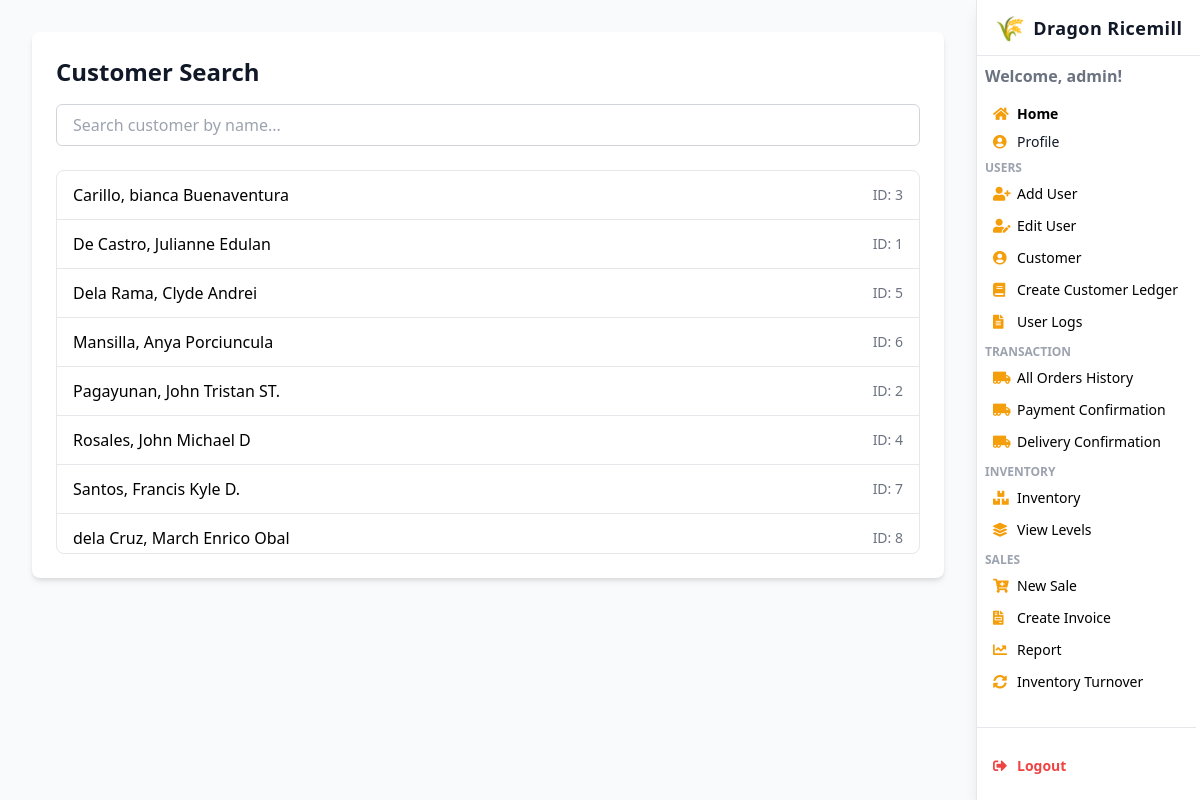
The page /my-account/ (signed in) on the database as committed earlier.
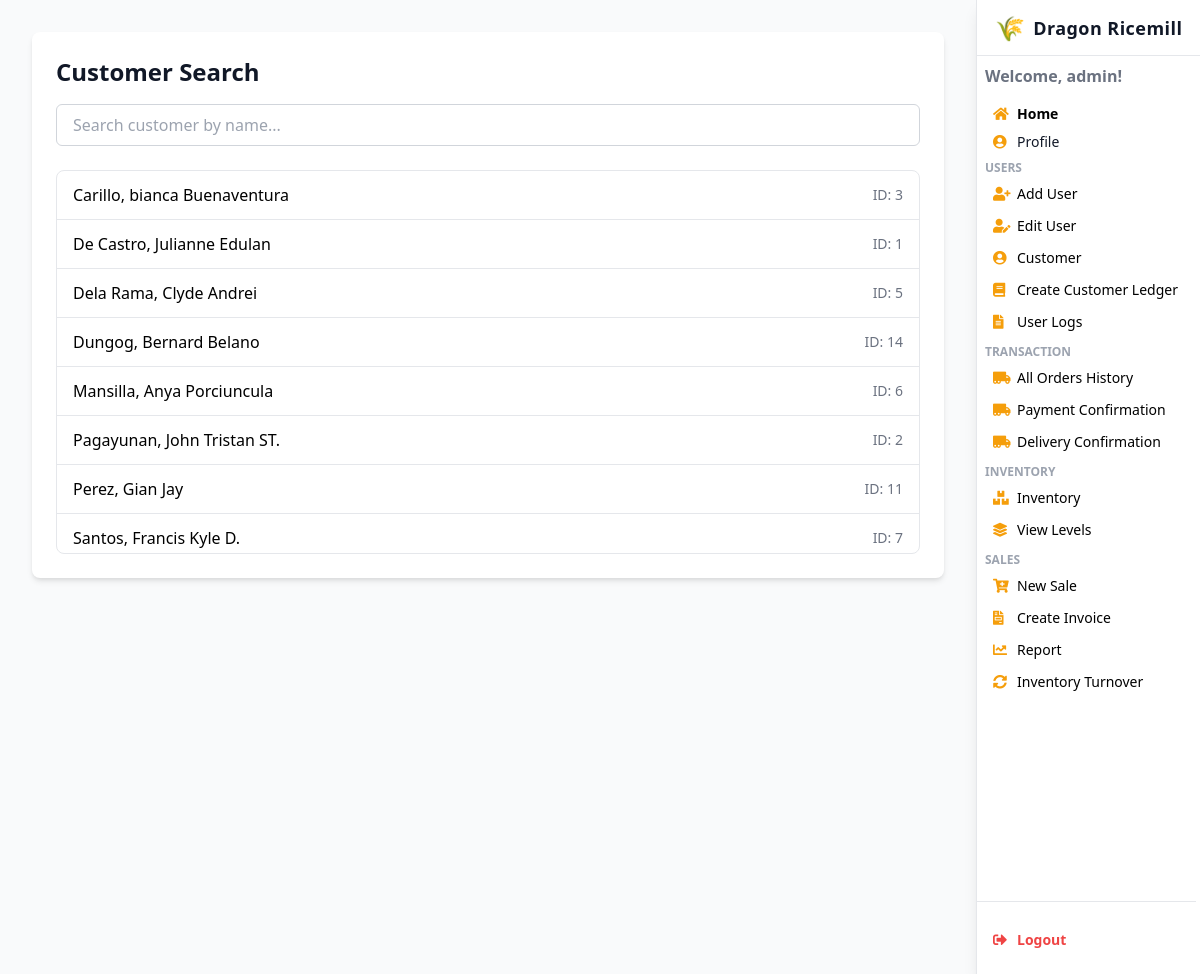
The same page on the database as committed later.
### webapp/models.py (models this page shows, shortened)
class Users(models.Model):
    UserID = models.AutoField(primary_key=True)
    name = models.OneToOneField(UserName, on_delete=models.CASCADE, related_name='user', null=True, blank=True)
    address = models.OneToOneField(UserAddress, on_delete=models.CASCADE, related_name='user', null=True, blank=True)
    Customer_Mobile_Number = models.CharField(max_length=20, blank=True, null=True)
    created_at = models.DateTimeField(auto_now_add=True)
    updated_at = models.DateTimeField(auto_now=True)
    class Meta:
        db_table = 'webapp_users'
        managed = True

class UserName(models.Model):
    first_name = models.CharField(max_length=50)
    middle_name = models.CharField(max_length=50, blank=True, null=True)
    suffix = models.CharField(max_length=20, blank=True, null=True)
    last_name = models.CharField(max_length=50)
    class Meta:
        db_table = 'user_name'

### webapp/views.py (the view, shortened to what this page needs)
# urls.py: path('my-account/', views.user_account_view, name='user_account'),
def user_account_view(request):
    user_id = request.session.get('user_id')
    user_role = request.session.get('user_role')
    if not user_id or not user_role:
        return redirect('login')
    message = request.session.pop('user_account_message', None)
    if user_role == 'admin':
        customers = Users.objects.all().order_by('name__last_name', 'name__first_name')
        customer_id = request.GET.get('customer_id')
        selected_customer = None
        orders = None
        if customer_id:
            selected_customer = Users.objects.filter(UserID=customer_id).select_related('name', 'address').first()
            orders = CustomerOrder.objects.filter(customer_id=customer_id).order_by('-created_at')
        return render(request, 'user_account.html', {
            'customers': customers,
            'selected_customer': selected_customer,
            'orders': orders,
            'is_admin': True,
            'message': message,
        })

### webapp/templates/user_account.html (shortened to what the changed rows need)
{% load humanize %}
<!DOCTYPE html>
<html lang="en">
<head>
  <link href="https://cdn.jsdelivr.net/npm/tailwindcss@2.2.19/dist/tailwind.min.css" rel="stylesheet">
  <link href="https://cdnjs.cloudflare.com/ajax/libs/font-awesome/5.15.3/css/all.min.css" rel="stylesheet" />
</head>
<body class="bg-gray-50">
  <div class="mr-56 min-h-screen bg-gray-50">
    <div class="flex-1 p-4 md:p-8">
      <div class="max-w-7xl mx-auto">
        <div class="bg-white rounded-lg shadow-md p-6 mb-8">
          <h2 class="text-xl md:text-2xl font-bold text-gray-900 mb-4">Customer Search</h2>
          <div class="overflow-y-auto max-h-96 rounded-lg border border-gray-200">
            <ul id="customerList" class="divide-y divide-gray-200">
              {% for customer in customers %}
                <li class="hover:bg-gray-50 transition-all">
                  <a href="?customer_id={{ customer.UserID }}"
                     class="block px-4 py-3 {% if selected_customer and customer.UserID == selected_customer.UserID %}bg-indigo-50 text-indigo-700{% endif %}">
                    <div class="flex items-center justify-between">
                      <span class="font-medium">
                        {{ customer.name.last_name }}, {{ customer.name.first_name }}
                        {% if customer.name.middle_name %}{{ customer.name.middle_name }}{% endif %}
                      </span>
                      <span class="text-sm text-gray-500">ID: {{ customer.UserID }}</span>
                    </div>
                  </a>
                </li>
              {% empty %}
                <li class="px-4 py-3 text-gray-500">No customers found.</li>
              {% endfor %}
            </ul>
          </div>
        </div>
      </div>
    </div>
  </div>
</body>
</html>

Rows that differ between the two databases and show on the page:
removed Users: name.last_name "Rosales", name.first_name "John", name.middle_name "Michael D", UserID "4"
no longer on this page (row unchanged): Users: name.last_name "dela Cruz", name.first_name "March Enrico", name.middle_name "Obal", UserID "8"
added Users: name.last_name "Dungog", name.first_name "Bernard", name.middle_name "Belano", UserID "14"
added Users: name.last_name "Perez", name.first_name "Gian", name.middle_name "Jay", UserID "11"
